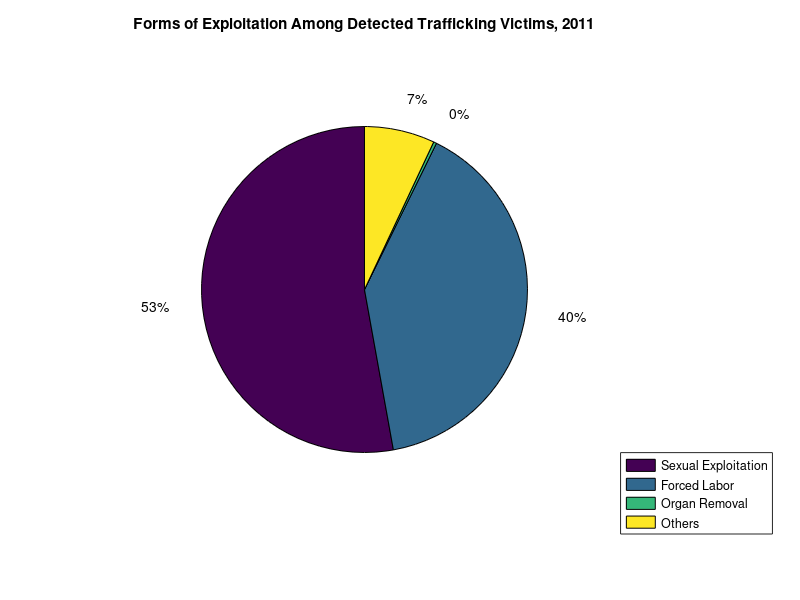
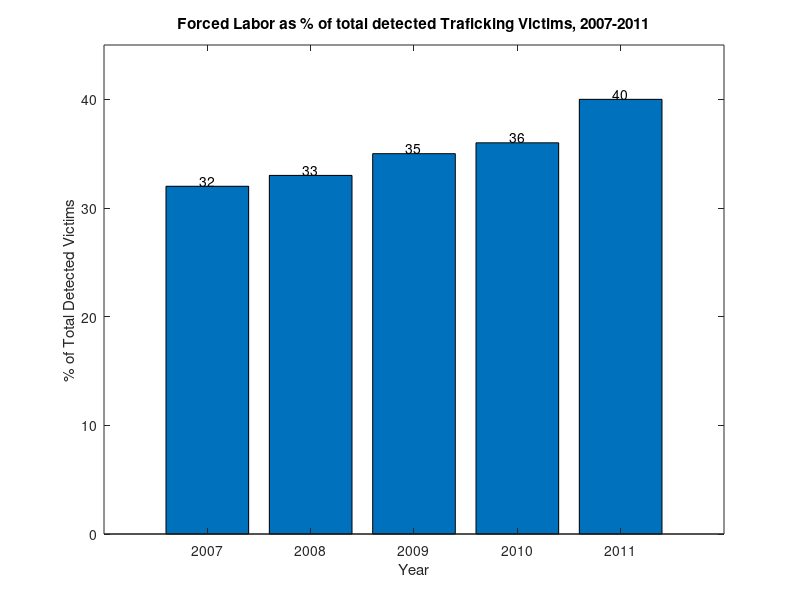

Here is the MATLAB script that generated these plots, in order:
clear all;   close all;

%%% A. MAKE PIE CHART 
P=[.53 .4 .003 .07]
figure;
pie(P)
title('Forms of Exploitation Among Detected Trafficking Victims, 2011');
labels = {'Sexual Exploitation'; 'Forced Labor'; 'Organ Removal';'Others'};
legend(labels,'Location','southeastoutside','Orientation','vertical');

%%% B. MAKE BAR CHART 
x=[2007:2011]; %colon abbreviates writing [2007, 2008, 2009, 2010, 2011]
y=[32,33,35,36,40];
figure;
bar(x,y);
title('Forced Labor as % of total detected Traficking Victims, 2007-2011');
xlabel('Year')
ylabel('% of Total Detected Victims');
axis([2006,2012,0,45]); %2006<x<2012; 0<y<45
for i=1:numel(y)  %%number elements (data values) in y 
    text(x(i),y(i),num2str(y(i)),'HorizontalAlignment','center',...   
    'VerticalAlignment','bottom') %%places text at coordinates (x(i),y(i)) on the bar chart
end